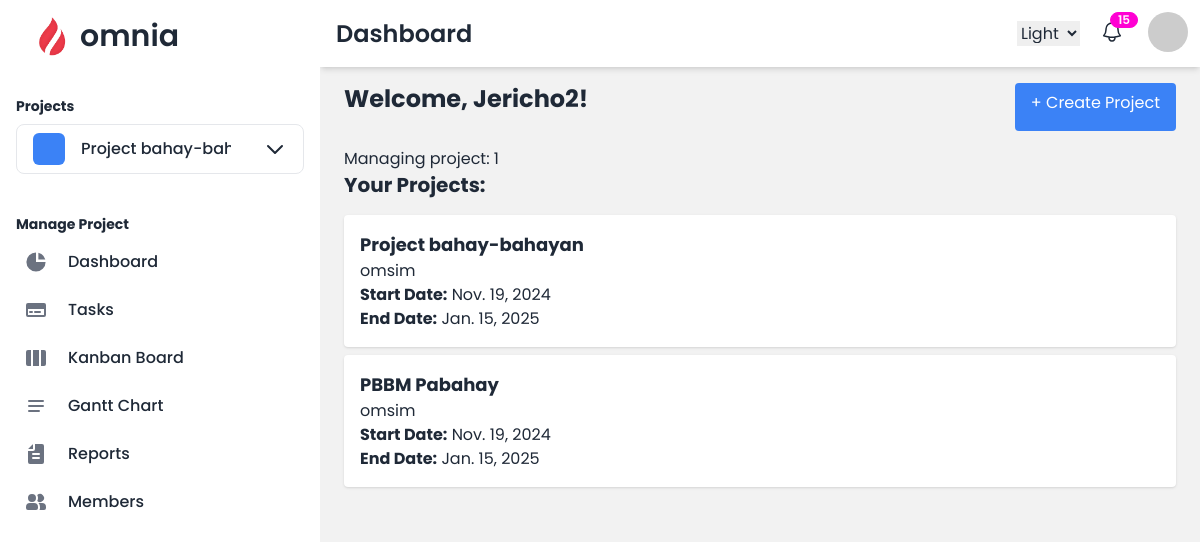
The page /projects/projects/ (signed in) on the database as committed earlier.
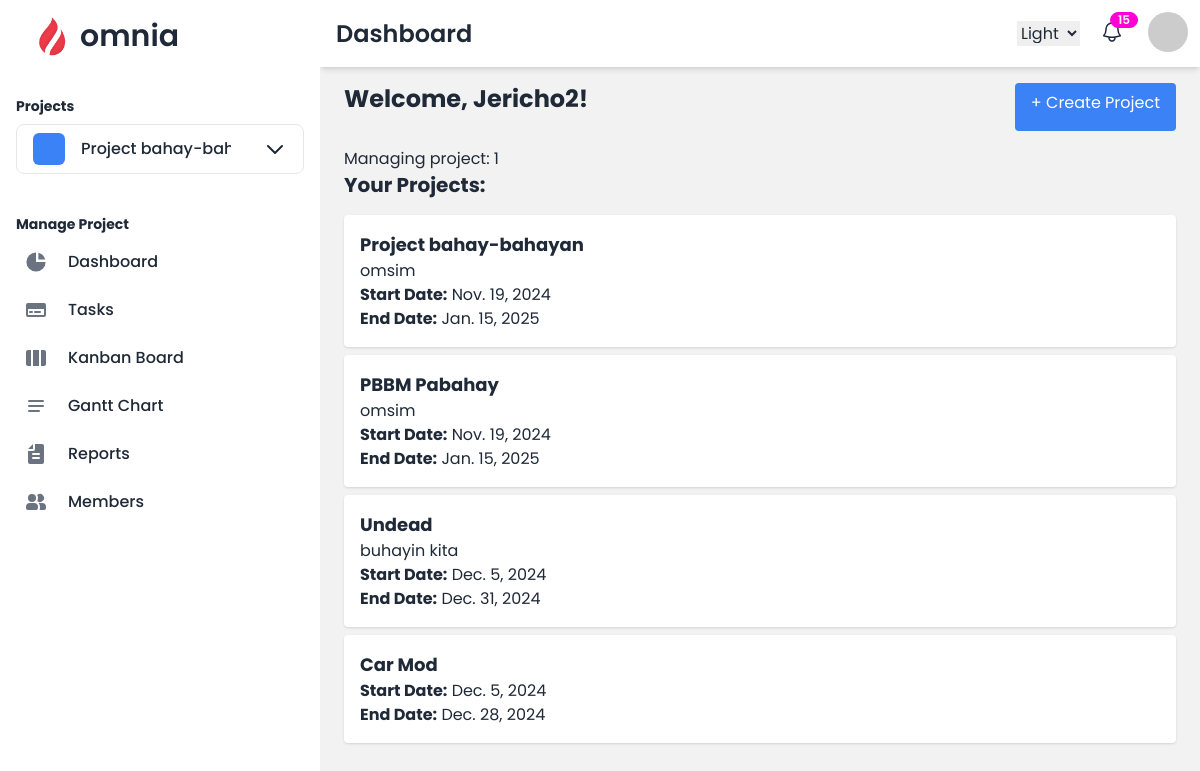
The same page on the database as committed later.
### projects/models.py (models this page shows, shortened)
class Project(models.Model):
    COLOR_CHOICES = [
        ('purple', 'Purple'),
        ('red', 'Red'),
        ('amber', 'Amber'),
        ('blue', 'Blue'),
        ('green', 'Green'),
        ('teal', 'Teal'),
        ('yellow', 'Yellow'),
        ('orange', 'Orange'),
        ('pink', 'Pink'),
        ('gray', 'Grey'),
    ]
    name = models.CharField(max_length=100)
    emoji_icon = models.CharField(max_length=255, blank=True, null=True)
    description = models.TextField(blank=True, null=True)
    color = models.CharField(max_length=20, choices=COLOR_CHOICES, default='blue')
    start_date = models.DateField()
    end_date = models.DateField()
    current_sprint = models.ForeignKey('Sprint', on_delete=models.CASCADE, related_name='current_sprint', blank=True, null=True)
    created_at = models.DateTimeField(auto_now_add=True)
    owner = models.ForeignKey(settings.AUTH_USER_MODEL, on_delete=models.CASCADE, related_name='owned_projects')

### projects/views.py (the view)
# urls.py: path('projects/', views.project_list, name='projects'),
@login_required
def project_list(request):
    user_projects = Project.objects.filter(owner=request.user) if request.user.role == 'manager' else []
    return render(request, 'projects/project_list.html', {'projects': user_projects})

### projects/context_processors.py (called while the page is built)
def user_projects(request):
    if request.user.is_authenticated:
        projects = Project.objects.filter(owner=request.user)
        return {'user_projects': projects}
    return {}

### projects/templatetags/custom_filters.py (called while the page is built)
@register.filter
def get_item(value, key):
    for item in value:
        if item.id == int(key):
            return item
    return None

### projects/templates/projects/project_list.html (shortened to what this page needs)
{% extends 'project_base.html' %}
{% block heading %}Dashboard{% endblock %}
{% block content %}
<div class="flex justify-between mb-4">
    <h1 class="text-2xl font-bold mb-4">Welcome, {{ request.user.first_name }}!</h1>
    <a href="{% url 'create_project' %}"
       class="bg-blue-500 text-white py-2 px-4 rounded hover:bg-blue-600">
        + Create Project
    </a>
</div>
{% if projects %}
    {% if request.session.current_project_id %}
        <p>Managing project: {{ request.session.current_project_id }}</p>
    {% else %}
        <p>No project selected. Please create or join a project.</p>
    {% endif %}
    <h2 class="text-xl font-bold">Your Projects:</h2>
    <ul class="mt-4">
        {% for project in projects %}
            <li class="bg-white shadow p-4 rounded mb-2">
                <h3 class="text-lg font-bold">{{ project.name }}</h3>
                <p>{{ project.description }}</p>
                <p><strong>Start Date:</strong> {{ project.start_date }}</p>
                <p><strong>End Date:</strong> {{ project.end_date }}</p>
            </li>
        {% endfor %}
    </ul>
{% else %}
    <p class="text-gray-500">No projects found. Create a new project!</p>
{% endif %}
{% endblock %}

### projects/templates/project_base.html (shortened to what the changed rows need)
{% load static %}
{% load custom_filters %}
<!DOCTYPE html>
<html lang="en" data-theme="light">
<head>
    <link href="https://cdnjs.cloudflare.com/ajax/libs/font-awesome/6.0.0/css/all.min.css" rel="stylesheet">
    <link href="https://cdn.jsdelivr.net/npm/daisyui@4.12.14/dist/full.min.css" rel="stylesheet" type="text/css" />
    <script src="https://cdn.tailwindcss.com"></script>
</head>
<body style="font-family: 'Poppins', sans-serif;">
    <div class="drawer lg:drawer-open">
        <div class="drawer-content flex flex-col">
            <div class="navbar sticky top-0 bg-base-100  z-10 shadow-md ">
                <div class="flex-1">
                    <h1 class="text-2xl font-semibold ml-2">{% block heading %}Dashboard{% endblock %}</h1>
                </div>
            </div>
            <div class="flex-1 overflow-y-auto md:pt-4 pt-4 px-6  bg-base-200">
                {% block content %}
                {% endblock %}
            </div>
        </div>
        <div class="drawer-side z-30">
            <ul class="menu pt-2 px-4 w-80 bg-base-100 min-h-full space-y-2 text-base-content">
                {% if request.user.role == 'manager' %}
                    <h2 class="text-sm font-bold mt-4 mb-2">Projects</h2>
                    <li tabindex="0" role="button" class="dropdown dropdown-bottom z-50">
                        <span class="flex items-center text-base font-medium rounded-lg transition duration-75 border">
                            {% if request.session.current_project_id %}
                                {% with current_project=user_projects|get_item:request.session.current_project_id %}
                                    <i class="fas {{ current_project.emoji_icon }} text-lg text-gray-100 bg-{{ current_project.color }}-500 w-8 h-8 flex items-center justify-center rounded-md mr-2"></i>
                                    <span class="truncate max-w-[150px] min-w-[150px] flex items-center">
                                        {{ current_project.name }}
                                    </span>
                                {% endwith %}
                            {% else %}
                                Project Name
                            {% endif %}
                            <svg class="w-6 h-6 text-gray-800 ml-6" aria-hidden="true" xmlns="http://www.w3.org/2000/svg" width="24" height="24" fill="none" viewBox="0 0 24 24">
                                <path stroke="currentColor" stroke-linecap="round" stroke-linejoin="round" stroke-width="2" d="m19 9-7 7-7-7"/>
                            </svg>
                        </span>
                    </li>
                    {% if request.session.current_project_id %}
                    <h2 class="text-sm font-bold mb-2">Manage Project</h2>
                    {% endif %}
                {% endif %}
            </ul>
        </div>
    </div>
</body>
</html>

Rows that differ between the two databases and show on the page:
added Project: name "Undead", description "buhayin kita", start_date "Dec. 5, 2024", end_date "Dec. 31, 2024"
added Project: name "Car Mod", start_date "Dec. 5, 2024", end_date "Dec. 28, 2024"
